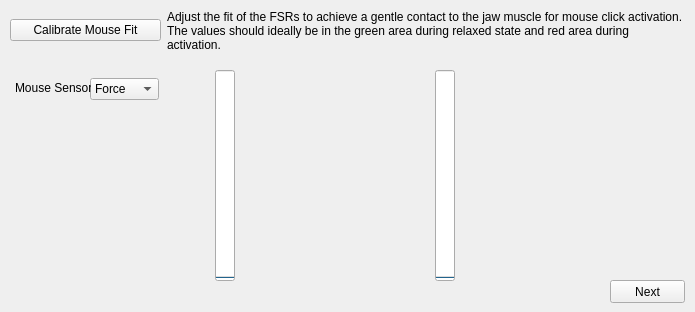
   <widget class="QWidget" name="tab">
    <attribute name="title">
     <string>Mouse Fit</string>
    </attribute>
    <widget class="QPushButton" name="pushButton_next_mouse_fit">
     <property name="geometry">
      <rect>
       <x>610</x>
       <y>280</y>
       <width>75</width>
       <height>23</height>
      </rect>
     </property>
     <property name="text">
      <string>Next</string>
     </property>
    </widget>
    <widget class="QProgressBar" name="progressBar_fsr_mouse_left">
     <property name="geometry">
      <rect>
       <x>215</x>
       <y>70</y>
       <width>20</width>
       <height>211</height>
      </rect>
     </property>
     <property name="maximum">
      <number>200</number>
     </property>
     <property name="value">
      <number>0</number>
     </property>
     <property name="textVisible">
      <bool>false</bool>
     </property>
     <property name="orientation">
      <enum>Qt::Vertical</enum>
     </property>
     <property name="invertedAppearance">
      <bool>false</bool>
     </property>
    </widget>
    <widget class="QWidget" name="horizontalLayoutWidget_4">
     <property name="geometry">
      <rect>
       <x>10</x>
       <y>10</y>
       <width>676</width>
       <height>41</height>
      </rect>
     </property>
     <layout class="QHBoxLayout" name="horizontalLayout_4">
      <item>
       <widget class="QPushButton" name="pushButton_calibrate_mouse_fit">
        <property name="maximumSize">
         <size>
          <width>151</width>
          <height>16777215</height>
         </size>
        </property>
        <property name="text">
         <string>Calibrate Mouse Fit</string>
        </property>
       </widget>
      </item>
      <item>
       <widget class="QLabel" name="label_19">
        <property name="text">
         <string>Adjust the fit of the FSRs to achieve a gentle contact to the jaw muscle for mouse click activation. The values should ideally be in the green area during relaxed state and red area during activation.</string>
        </property>
        <property name="wordWrap">
         <bool>true</bool>
        </property>
       </widget>
      </item>
     </layout>
    </widget>
    <widget class="QProgressBar" name="progressBar_fsr_mouse_right">
     <property name="geometry">
      <rect>
       <x>435</x>
       <y>70</y>
       <width>20</width>
       <height>211</height>
      </rect>
     </property>
     <property name="maximum">
      <number>200</number>
     </property>
     <property name="value">
      <number>0</number>
     </property>
     <property name="textVisible">
      <bool>false</bool>
     </property>
     <property name="orientation">
      <enum>Qt::Vertical</enum>
     </property>
     <property name="invertedAppearance">
      <bool>false</bool>
     </property>
    </widget>
    <widget class="QLabel" name="label_20">
     <property name="geometry">
      <rect>
       <x>265</x>
       <y>70</y>
       <width>141</width>
       <height>211</height>
      </rect>
     </property>
     <property name="text">
      <string/>
     </property>
     <property name="pixmap">
      <pixmap>Mouse_Fit.svg</pixmap>
     </property>
     <property name="scaledContents">
      <bool>true</bool>
     </property>
     <property name="wordWrap">
      <bool>false</bool>
     </property>
    </widget>
    <widget class="QComboBox" name="comboBox_mouse_click">
     <property name="geometry">
      <rect>
       <x>90</x>
       <y>78</y>
       <width>69</width>
       <height>22</height>
      </rect>
     </property>
     <item>
      <property name="text">
       <string>Force</string>
      </property>
     </item>
     <item>
      <property name="text">
       <string>Proximity</string>
      </property>
     </item>
    </widget>
    <widget class="QLabel" name="label_4">
     <property name="geometry">
      <rect>
       <x>15</x>
       <y>80</y>
       <width>76</width>
       <height>16</height>
      </rect>
     </property>
     <property name="text">
      <string>Mouse Sensor:</string>
     </property>
    </widget>
   </widget>
